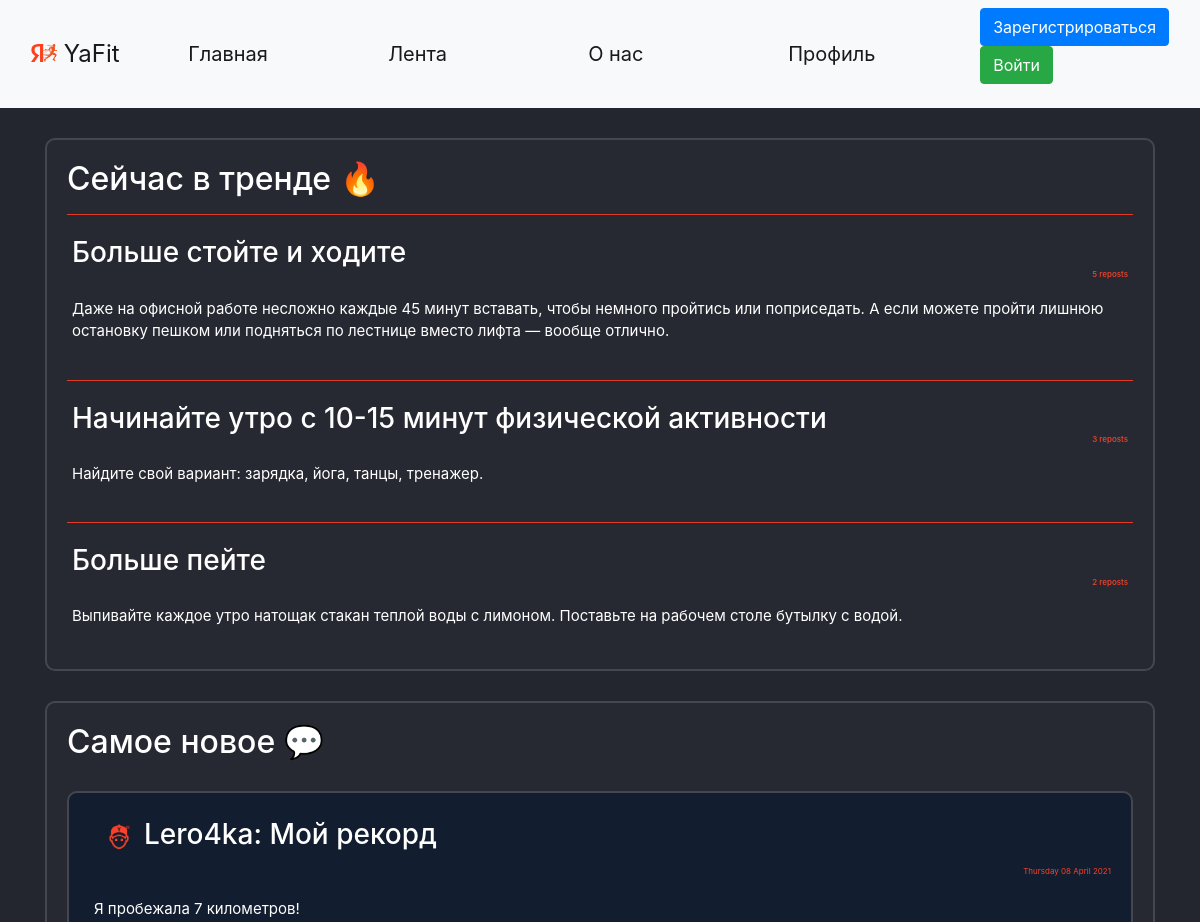
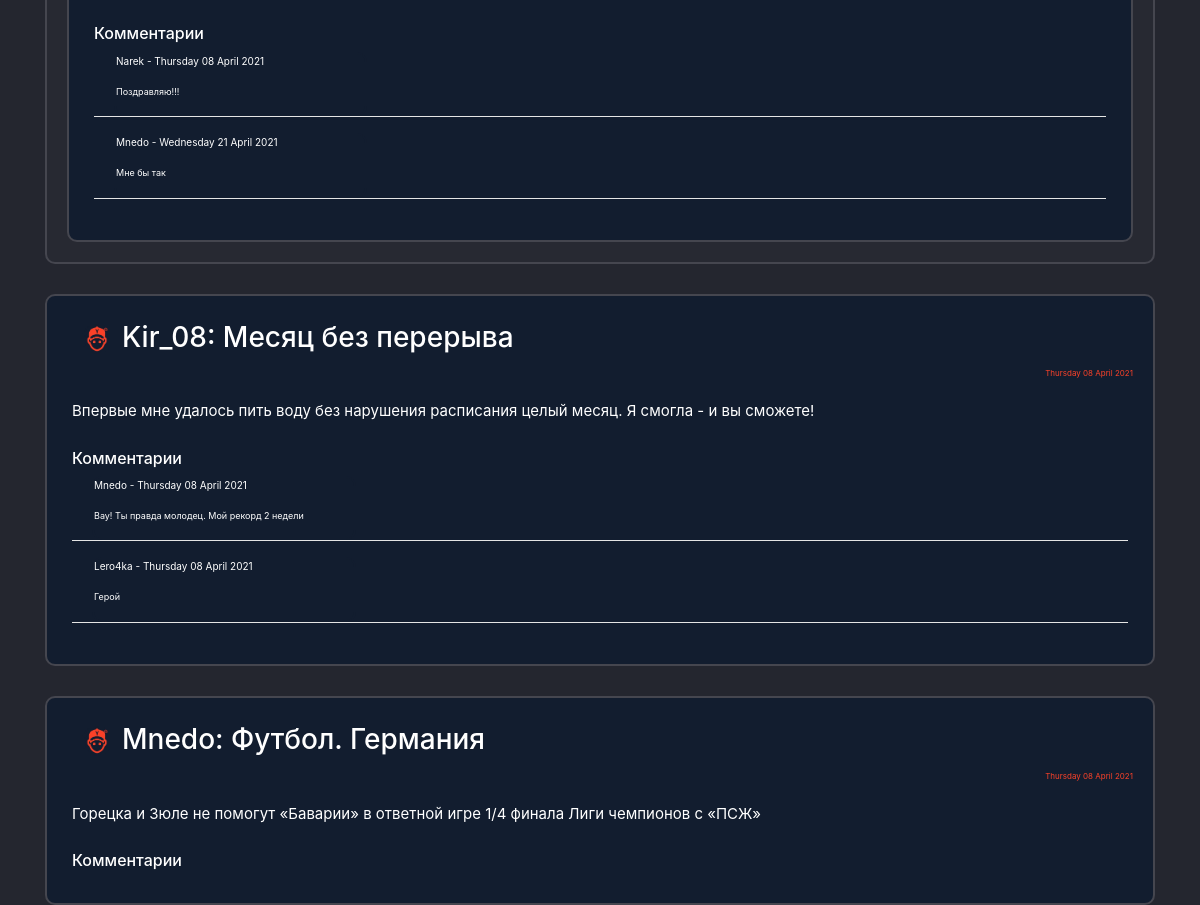
The page / on the database its author committed (2 pictures, top to bottom).
### data/habits.py (models this page shows)
class Habits(SqlAlchemyBase, UserMixin, SerializerMixin):
    __tablename__ = 'habits'
    id = sqlalchemy.Column(sqlalchemy.Integer,
                           primary_key=True, autoincrement=True)
    type = sqlalchemy.Column(sqlalchemy.String)
    period = sqlalchemy.Column(sqlalchemy.Integer)  # days
    about_link = sqlalchemy.Column(sqlalchemy.String)
    count = sqlalchemy.Column(sqlalchemy.Integer, default=0)
    reposts = sqlalchemy.Column(sqlalchemy.Integer, default=0)
    creator = sqlalchemy.Column(sqlalchemy.String, sqlalchemy.ForeignKey("users.id"))
    user = orm.relation('User')

### data/users.py (models this page shows, shortened)
class User(SqlAlchemyBase, UserMixin, SerializerMixin):
    __tablename__ = 'users'
    id = sqlalchemy.Column(sqlalchemy.Integer,
                           primary_key=True, autoincrement=True)
    name = sqlalchemy.Column(sqlalchemy.String)
    surname = sqlalchemy.Column(sqlalchemy.String)
    nickname = sqlalchemy.Column(sqlalchemy.String)
    age = sqlalchemy.Column(sqlalchemy.Integer)
    status = sqlalchemy.Column(sqlalchemy.String)
    about = sqlalchemy.Column(sqlalchemy.String)
    email = sqlalchemy.Column(sqlalchemy.String, unique=True)
    hashed_password = sqlalchemy.Column(sqlalchemy.String)
    modified_date = sqlalchemy.Column(sqlalchemy.DateTime, default=datetime.datetime.now)
    city_from = sqlalchemy.Column(sqlalchemy.String)
    habit = sqlalchemy.Column(sqlalchemy.String)  # id_1;id_2
    habits = orm.relation("Habits", back_populates='user')
    news = orm.relation("News", back_populates='user')
    comments = orm.relation("Comments", back_populates='user')

### data/news.py (models this page shows)
class News(SqlAlchemyBase, UserMixin, SerializerMixin):
    __tablename__ = 'news'
    id = sqlalchemy.Column(sqlalchemy.Integer,
                           primary_key=True, autoincrement=True)
    title = sqlalchemy.Column(sqlalchemy.String)
    content = sqlalchemy.Column(sqlalchemy.String)
    created_date = sqlalchemy.Column(sqlalchemy.DateTime,
                                     default=datetime.datetime.now)
    user_id = sqlalchemy.Column(sqlalchemy.Integer,
                                sqlalchemy.ForeignKey("users.id"))
    comms = sqlalchemy.Column(sqlalchemy.String)  # id_1;id_2
    user = orm.relation('User')

### data/comments.py (models this page shows)
class Comments(SqlAlchemyBase, UserMixin, SerializerMixin):
    __tablename__ = 'comments'
    id = sqlalchemy.Column(sqlalchemy.Integer,
                           primary_key=True, autoincrement=True)
    content = sqlalchemy.Column(sqlalchemy.String)
    created_date = sqlalchemy.Column(sqlalchemy.DateTime,
                                     default=datetime.datetime.now)
    user_id = sqlalchemy.Column(sqlalchemy.Integer,
                                sqlalchemy.ForeignKey("users.id"))
    user = orm.relation('User')

### main.py (the view)
@app.route("/")
def index():
    db_sess = db_session.create_session()
    habits = db_sess.query(Habits).all()
    habits = sorted(habits, key=lambda x: -int(x.reposts))
    top_habits = []
    habit_index = 0
    for habit in habits:
        habit_index += 1
        creator_nickname = (db_sess.query(User).filter(User.id == habit.creator).first()).nickname
        top_habits.append({'id': habit.id,
                           'type': habit.type,
                           'period': habit.period,
                           'about_link': habit.about_link,
                           'count': habit.count,
                           'reposts': habit.reposts,
                           'creator': creator_nickname})
        if habit_index == 3:
            break
    rec_news = db_sess.query(News).all()
    rec_news = sorted(rec_news, key=lambda x: x.created_date)
    top_news = []
    news_index = 0
    for news in rec_news:
        path = ''
        news_index += 1
        creator_nickname = (db_sess.query(User).filter(User.id == news.user_id).first()).nickname
        for images in os.listdir('static/img/users_photo'):
            if images.split('.')[0] == creator_nickname:
                path = 'static/img/users_photo/' + images
        if path == '':
            path = 'static/img/users_photo/default.jpg'
        comments = []
        if news.comms:
            if ';' in news.comms:
                for com_id in news.comms.split(';'):
                    comments.append(db_sess.query(Comments).filter(Comments.id == com_id).first())
            elif len(news.comms) == 1:
                com_id = news.comms
                comments = [db_sess.query(Comments).filter(Comments.id == com_id).first()]
        else:
            comments = []
        if len(comments) > 1:
            comments = sorted(comments, key=lambda x: x.created_date)
        comments_main = []
        for com in comments:
            comentor_nickname = db_sess.query(User).filter(User.id == com.user_id).first().nickname
            comments_main.append({'id': com.id,
                                  'content': com.content,
                                  'created_date': com.created_date.strftime("%A %d %B %Y"),
                                  'creator': comentor_nickname})
        comments = comments_main
        top_news.append({'id': news.id,
                         'title': news.title,
                         'content': news.content,
                         'created_date': news.created_date.strftime("%A %d %B %Y"),
                         'comms': comments,
                         'creator': creator_nickname,
                         'path': path})
        if news_index == 3:
            break
    return render_template("index.html", top_habits=top_habits, top_news=top_news, random_id=random.randint(1, 2 ** 16),
                           title='Главная')

### data/db_session.py (called while the page is built)
def create_session() -> Session:
    global __factory
    return __factory()

### templates/index.html (shortened to what this page needs)
{% extends "base.html" %}
{% block content %}
<div class="page_border">
    <h2>Сейчас в тренде &#128293;</h2>
    {% for habit in top_habits%}
    <hr>
    <div class="menu_item">
        <h3>{{habit['type']}}
            <div class="reposts">
                {{habit['reposts']}} reposts
            </div>
        </h3>
    </div>
    <div class="menu_item">
        <p>{{habit['about_link']}}</p>
    </div>
    {% endfor %}
</div>
<div class="page_border">
    <h2>Самое новое &#128172;</h2>
    {% for new in top_news%}
    <div class="page_border" style="background-color: #121d2f !important;">
        <div class="menu_item">
            <h3><a><img
                    src={{new['path']}}?dummy={{random_id}} alt="avatar"
                    class="round_avatar"></a>{{new['creator']}}: {{new['title']}} </h3>
        </div>
        <div class="reposts">
            <p>{{new['created_date']}}</p>
        </div>
        <div class="menu_item">
            <p>{{new['content']}}</p>
        </div>
        <div class="menu_item">
            <h6>Комментарии
            </h6>
            {% for com in new['comms'] %}
            <div class="com_label" style="margin-left: 20px; padding: 0; margin-top: 0; margin-bottom;">
                <p style="font-size: 10px;">{{com['creator']}} - {{com['created_date']}}</p>
                <p style="font-size: 9px;">{{com['content']}}
                </p></div>
            <hr style="color: white; background-color: white; padding: 0; margin-top: 0; margin-bottom;">
            {% endfor %}
            </div>
        </div>
    </div>
    {% endfor %}
{% endblock %}

### static/css/style.css (style rules this page uses)
body { background-color: #24262f !important; color: white; }
.page_border { background-color: #272932 !important; color: white !important; border: 2px solid #45464F; border-radius: 10px; padding: 20px !important; margin: 0 auto; margin-top: 30px; }
.menu_item { padding: 5px !important; font-size: 15px !important; }
hr { background-color: #FB4229; color: #FB4229; }
.reposts { color: #FB4229 !important; font-size: 8px !important; text-align: right; }
.com_label { background-color: #121d2f !important; color: white !important; border: 2px solid #121d2f; width: 25%; border-radius: 10px; }
.round_avatar { margin-left:10px; margin-right:10px; width: 30px !important; height: 30px !important; border-radius: 50px !important; }

### rows shown on the page
Habits: type "Больше стойте и ходите", about_link "Даже на офисной работе несложно каждые 45 минут вставать, чтобы немного пройтись или поприседать. А если можете пройти лишнюю остановку пешком или подняться по лестнице вместо лифта — вообще отлично."
Habits: type "Начинайте утро с 10-15 минут физической активности", about_link "Найдите свой вариант: зарядка, йога, танцы, тренажер."
Habits: type "Больше пейте", about_link "Выпивайте каждое утро натощак стакан теплой воды с лимоном. Поставьте на рабочем столе бутылку с водой."
User: creator "Lero4ka", creator "Lero4ka"
News: title "Мой рекорд", content "Я пробежала 7 километров!"
User: creator "Narek"
Comments: content "Поздравляю!!!"
User: creator "Mnedo" "Mnedo", creator "Mnedo"
Comments: content "Мне бы так"
User: creator "Kir_08"
News: title "Месяц без перерыва", content "Впервые мне удалось пить воду без нарушения расписания целый месяц. Я смогла - и вы сможете!"
Comments: content "Вау! Ты правда молодец. Мой рекорд 2 недели"
Comments: content "Герой"
News: title "Футбол. Германия", content "Горецка и Зюле не помогут «Баварии» в ответной игре 1/4 финала Лиги чемпионов с «ПСЖ»"

### other values the page prints
{{ habit['reposts'] }} "5" "3" "2"
{{ new['created_date'] }} "Thursday 08 April 2021" "Thursday 08 April 2021" "Thursday 08 April 2021"
{{ com['created_date'] }} "Thursday 08 April 2021" "Wednesday 21 April 2021" "Thursday 08 April 2021" "Thursday 08 April 2021"
